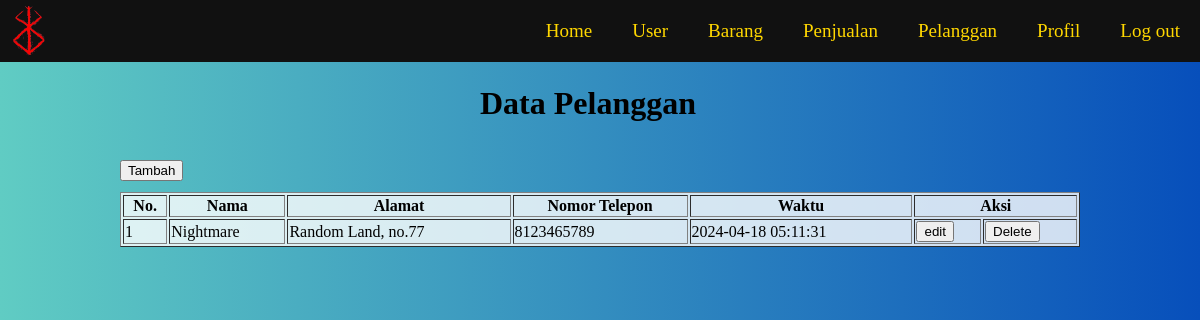
The page /pelanggan.php (signed in) on the database its author committed.
### tables this page shows
CREATE TABLE `pelanggan` (
  `id` int(10) UNSIGNED NOT NULL,
  `nama` varchar(225) NOT NULL,
  `alamat` text NOT NULL,
  `nomor_telepon` bigint(15) NOT NULL,
  `created_at` timestamp NULL DEFAULT current_timestamp(),
  `updated_at` timestamp NULL DEFAULT NULL
);

### pelanggan.php (the view, shortened to what this page needs)
<!DOCTYPE html>
<html lang="en">
<head>
    <link rel="stylesheet" href="pelanggan.css">
</head>
<body>
    <?php include "menu.php"; ?>
    <?php
    require "koneksi.php";
    $sql = "SELECT * FROM pelanggan";
    $query = mysqli_query($koneksi, $sql);
    ?>
    <div>
        <h1>Data Pelanggan</h1>
        <div class="container">
            <form action="new-pelanggan.php" method="GET">
                <button type="submit" class="tambah">Tambah</button>
            </form>
        </div>
        <table border="1px">
            <tr>
                <th>No.</th>
                <th>Nama</th>
                <th>Alamat</th>
                <th>Nomor Telepon</th>
                <th>Waktu</th>
                <th colspan="2">Aksi</th>
            </tr>
            <?php $i = 1; ?>
            <?php while ($pelanggan = mysqli_fetch_array($query)) : ?>
                <tr>
                    <td><?= $i ?></td>
                    <td><?= $pelanggan["nama"] ?></td>
                    <td><?= $pelanggan["alamat"] ?></td>
                    <td><?= $pelanggan["nomor_telepon"] ?></td>
                    <td><?= $pelanggan["created_at"] ?></td>
                    <td>
                        <form action="read-pelanggan.php" method="GET">
                            <button type="submit">edit</button>
                        </form>
                    </td>
                    <td>
                        <form action="delete-pelanggan.php" method="POST" onsubmit="return konfirmasi(this)">
                            <button type="submit">Delete</button>
                        </form>
                    </td>
                </tr>
                <?php $i++; ?>
            <?php endwhile ?>
        </table>
    </div>
</body>
</html>

### pelanggan.css (style rules this page uses)
body { background: #136a8a; background: -webkit-linear-gradient(to right, #09868f, #0fb0eb); background: linear-gradient(to right, #60ccc3, #074fbb); }
table { background-color: rgb(255, 255, 255, 0.8); position: absolute; top: 24%; left: 10%; width: 80%; }
.container { position: absolute; top: 20%; left: 10%; }
h1 { position: absolute; top: 8%; left: 40%; }

### rows shown on the page
pelanggan: nama "Nightmare", alamat "Random Land, no.77", nomor_telepon "8123465789", created_at "2024-04-18 05:11:31"
